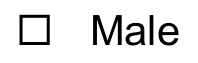
#> input picture OCR/ocr/services/checkbox_template.png, 198 x 63 px, found by its file name
$ python checkbox_creator.py
#> lines starting #> are read from the running program, lines starting #| are printed output that depends on the picture
from PIL import Image, ImageDraw


def fill_checkbox(image_path, fill_percents):
    # Load the image
    img = Image.open(image_path)
#> img is the input picture: PIL image 198x63 RGB; min 0, max 255, mean 228.2
    draw = ImageDraw.Draw(img)

    x, y, w, h = 16, 16, 30, 28

    for percent in fill_percents:
        temp_img = img.copy()
        draw = ImageDraw.Draw(temp_img)

        # Calculate height to fill
        fill_height = int(h * (percent / 100.0))

        # Draw rectangle inside checkbox to represent 'filling'
        draw.rectangle([x, y + h - fill_height, x + w, y + h], fill="black")

        # Save or display the image
        temp_img.save(f"checkbox_filled_{percent}percent.png")
#> this loop made 5 passes
#> pass 2, in fill_checkbox, `temp_img.save(f"checkbox_filled_{percent}percent.png")`:
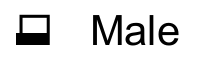
#> saved as checkbox_filled_40percent.png: PIL image 198x63 RGB; min 0, max 255, mean 222.9
#> after the loop:
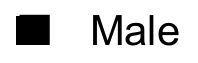
#> temp_img: PIL image 198x63 RGB; min 0, max 255, mean 214.2


fill_percents = [1, 40, 60, 80, 100]
fill_checkbox("/Users/arindamkulshi/IDWA/IDWA/OCR/ocr/services/checkbox_template.png", fill_percents)
